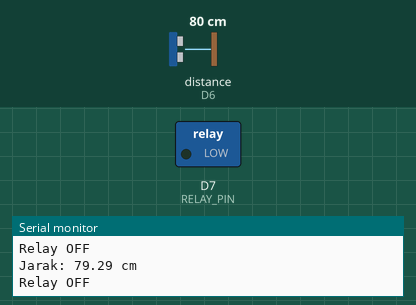
The sketch below on a simulated ESP8266 (NodeMCU). Parts: switched loads named in the sketch (green lamp = pin HIGH), the last lines printed to the serial monitor. Wiring (inferred from the names in the program): ultrasonic range finder: trigger D5; echo D6. The inputs (shaded band) are chosen by the test bench; at power-on: distance to the obstacle (sensor on D6) 80 cm. The echo pulse lasts 58.3 µs per cm; pins used as bus, display or sensor lines are not drawn.

Above: at 1.2 s.
1.3 s: distance to the obstacle (sensor on D6) set to 7 cm
2.8 s: distance to the obstacle (sensor on D6) set to 4 cm
At 3.5 s:
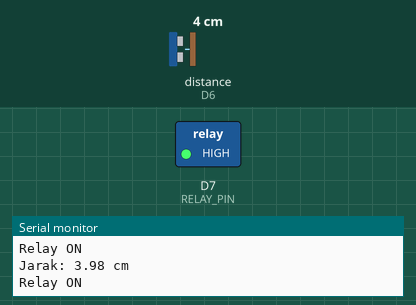
4.3 s: distance to the obstacle (sensor on D6) set to 9 cm
At 5.1 s:
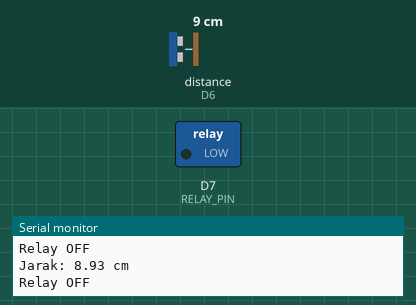
5.8 s: distance to the obstacle (sensor on D6) set to 2 cm
At 6.8 s:
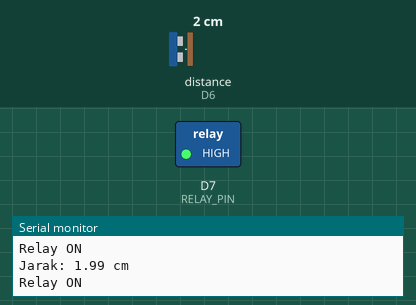
Timing chart, 0 to 8.3 s (numbered marks = the images above; inputs shaded):
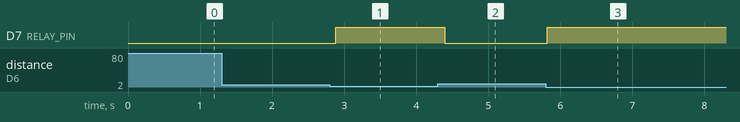

The sketch:

ultra-sonik-bersama-relay-2.ino
```cpp
#define TRIG_PIN D5  // Pin TRIG sensor HC-SR04
#define ECHO_PIN D6  // Pin ECHO sensor HC-SR04
#define RELAY_PIN D7 // Pin modul relay

void setup() {
  Serial.begin(115200);

  // Konfigurasi pin
  pinMode(TRIG_PIN, OUTPUT);
  pinMode(ECHO_PIN, INPUT);
  pinMode(RELAY_PIN, OUTPUT);

  // Pastikan relay dalam kondisi mati saat start
  digitalWrite(RELAY_PIN, LOW);
}

void loop() {
  // Kirim pulsa trigger
  digitalWrite(TRIG_PIN, LOW);
  delayMicroseconds(2);
  digitalWrite(TRIG_PIN, HIGH);
  delayMicroseconds(10);
  digitalWrite(TRIG_PIN, LOW);

  // Baca durasi pulsa dari ECHO
  long duration = pulseIn(ECHO_PIN, HIGH);

  // Hitung jarak dalam cm
  float distance = duration * 0.034 / 2;

  // Debug output
  Serial.print("Jarak: ");
  Serial.print(distance);
  Serial.println(" cm");

  // Kontrol relay berdasarkan jarak
  if (distance <= 5.0) {
    digitalWrite(RELAY_PIN, HIGH); // Aktifkan relay
    Serial.println("Relay ON");
  } else {
    digitalWrite(RELAY_PIN, LOW); // Matikan relay
    Serial.println("Relay OFF");
  }

  delay(100); // Tunggu sebentar sebelum pembacaan berikutnya
}
```

Measured:
- the behaviour switches between 6 and 5 cm on distance to the obstacle (sensor on D6) (found by bisection; images 0 and 1)
- after the input at 2.8 s, D7 (RELAY_PIN): LOW → HIGH after 0.09 s
- after the input at 4.3 s, D7 (RELAY_PIN): HIGH → LOW after 0.10 s
- after the input at 5.8 s, D7 (RELAY_PIN): LOW → HIGH at once
